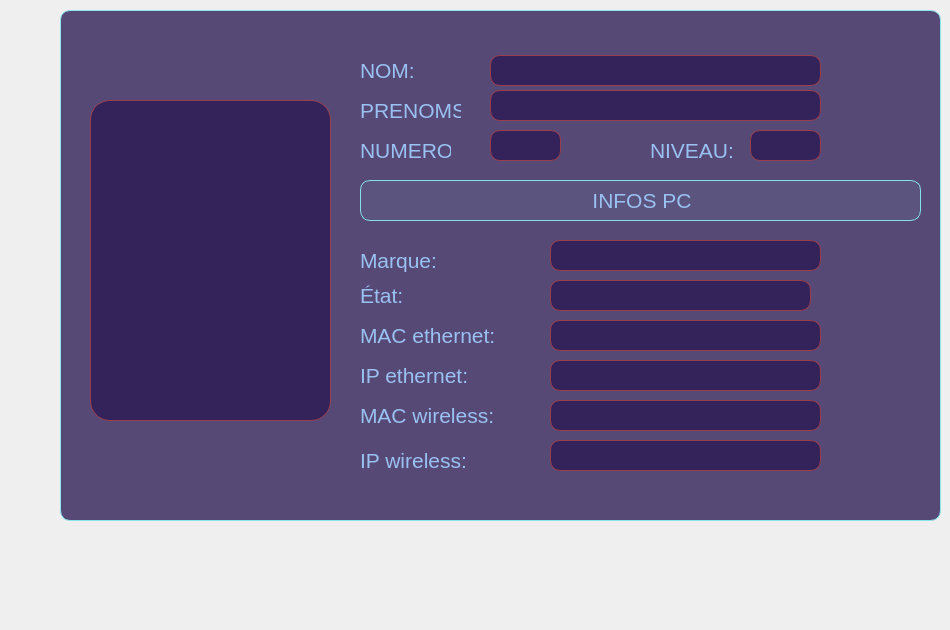
    <widget class="QWidget" name="page">
     <widget class="QFrame" name="frame_5">
      <property name="geometry">
       <rect>
        <x>60</x>
        <y>10</y>
        <width>881</width>
        <height>511</height>
       </rect>
      </property>
      <property name="styleSheet">
       <string notr="true">background-color: rgba(41, 24, 82, 196);
border-radius: 10px;
border: 1px solid rgba(137, 235, 241, 237);
/*box-shadow: 5rem 5rem 10rem 10em black;*/</string>
      </property>
      <property name="frameShape">
       <enum>QFrame::StyledPanel</enum>
      </property>
      <property name="frameShadow">
       <enum>QFrame::Raised</enum>
      </property>
      <widget class="QLabel" name="imageLabel">
       <property name="geometry">
        <rect>
         <x>30</x>
         <y>90</y>
         <width>241</width>
         <height>321</height>
        </rect>
       </property>
       <property name="sizePolicy">
        <sizepolicy hsizetype="Fixed" vsizetype="Maximum">
         <horstretch>0</horstretch>
         <verstretch>0</verstretch>
        </sizepolicy>
       </property>
       <property name="styleSheet">
        <string notr="true">/*background: url(&quot;/home/tojo/QtProjects/GestionEleves/39.jpg&quot;);*/
background-position : center;
background-repeat: no-repeat;
border-radius: 20%;
border: 1px solid rgba(191, 64, 64, 171)</string>
       </property>
       <property name="text">
        <string>&lt;html&gt;&lt;head/&gt;&lt;body&gt;&lt;/body&gt;&lt;/html&gt;</string>
       </property>
      </widget>
      <widget class="QLabel" name="label_47">
       <property name="geometry">
        <rect>
         <x>300</x>
         <y>40</y>
         <width>101</width>
         <height>41</height>
        </rect>
       </property>
       <property name="styleSheet">
        <string notr="true">font: 700 40pt &quot;Fira Code&quot;;
color: rgb(153, 193, 241);
background: none;
border:none;</string>
       </property>
       <property name="text">
        <string>&lt;html&gt;&lt;head/&gt;&lt;body&gt;&lt;p&gt;&lt;span style=&quot; font-size:16pt;&quot;&gt;NOM:&lt;/span&gt;&lt;/p&gt;&lt;/body&gt;&lt;/html&gt;</string>
       </property>
      </widget>
      <widget class="QLabel" name="label_48">
       <property name="geometry">
        <rect>
         <x>300</x>
         <y>80</y>
         <width>101</width>
         <height>41</height>
        </rect>
       </property>
       <property name="styleSheet">
        <string notr="true">font: 700 40pt &quot;Fira Code&quot;;
color: rgb(153, 193, 241);
background: none;
border:none;</string>
       </property>
       <property name="text">
        <string>&lt;html&gt;&lt;head/&gt;&lt;body&gt;&lt;p&gt;&lt;span style=&quot; font-size:16pt;&quot;&gt;PRENOMS:&lt;/span&gt;&lt;/p&gt;&lt;/body&gt;&lt;/html&gt;</string>
       </property>
      </widget>
      <widget class="QLabel" name="label_49">
       <property name="geometry">
        <rect>
         <x>300</x>
         <y>120</y>
         <width>91</width>
         <height>41</height>
        </rect>
       </property>
       <property name="styleSheet">
        <string notr="true">font: 700 40pt &quot;Fira Code&quot;;
color: rgb(153, 193, 241);
background: none;
border:none;</string>
       </property>
       <property name="text">
        <string>&lt;html&gt;&lt;head/&gt;&lt;body&gt;&lt;p&gt;&lt;span style=&quot; font-size:16pt;&quot;&gt;NUMERO:&lt;/span&gt;&lt;/p&gt;&lt;/body&gt;&lt;/html&gt;</string>
       </property>
      </widget>
      <widget class="QLabel" name="label_50">
       <property name="geometry">
        <rect>
         <x>300</x>
         <y>310</y>
         <width>171</width>
         <height>31</height>
        </rect>
       </property>
       <property name="styleSheet">
        <string notr="true">font: 700 40pt &quot;Fira Code&quot;;
color: rgb(153, 193, 241);
background: none;
border:none;</string>
       </property>
       <property name="text">
        <string>&lt;html&gt;&lt;head/&gt;&lt;body&gt;&lt;p&gt;&lt;span style=&quot; font-size:16pt;&quot;&gt;MAC ethernet:&lt;/span&gt;&lt;/p&gt;&lt;/body&gt;&lt;/html&gt;</string>
       </property>
      </widget>
      <widget class="QLabel" name="label_51">
       <property name="geometry">
        <rect>
         <x>300</x>
         <y>380</y>
         <width>171</width>
         <height>51</height>
        </rect>
       </property>
       <property name="styleSheet">
        <string notr="true">font: 700 40pt &quot;Fira Code&quot;;
color: rgb(153, 193, 241);
background: none;
border:none;</string>
       </property>
       <property name="text">
        <string>&lt;html&gt;&lt;head/&gt;&lt;body&gt;&lt;p&gt;&lt;span style=&quot; font-size:16pt;&quot;&gt;MAC wireless:&lt;/span&gt;&lt;/p&gt;&lt;/body&gt;&lt;/html&gt;</string>
       </property>
      </widget>
      <widget class="QLabel" name="label_52">
       <property name="geometry">
        <rect>
         <x>300</x>
         <y>350</y>
         <width>171</width>
         <height>31</height>
        </rect>
       </property>
       <property name="styleSheet">
        <string notr="true">font: 700 40pt &quot;Fira Code&quot;;
color: rgb(153, 193, 241);
background: none;
border:none;</string>
       </property>
       <property name="text">
        <string>&lt;html&gt;&lt;head/&gt;&lt;body&gt;&lt;p&gt;&lt;span style=&quot; font-size:16pt;&quot;&gt;IP ethernet:&lt;/span&gt;&lt;/p&gt;&lt;/body&gt;&lt;/html&gt;</string>
       </property>
      </widget>
      <widget class="QLabel" name="label_53">
       <property name="geometry">
        <rect>
         <x>300</x>
         <y>430</y>
         <width>171</width>
         <height>41</height>
        </rect>
       </property>
       <property name="styleSheet">
        <string notr="true">font: 700 40pt &quot;Fira Code&quot;;
color: rgb(153, 193, 241);
background: none;
border:none;</string>
       </property>
       <property name="text">
        <string>&lt;html&gt;&lt;head/&gt;&lt;body&gt;&lt;p&gt;&lt;span style=&quot; font-size:16pt;&quot;&gt;IP wireless:&lt;/span&gt;&lt;/p&gt;&lt;/body&gt;&lt;/html&gt;</string>
       </property>
      </widget>
      <widget class="QLabel" name="label_54">
       <property name="geometry">
        <rect>
         <x>300</x>
         <y>170</y>
         <width>561</width>
         <height>41</height>
        </rect>
       </property>
       <property name="styleSheet">
        <string notr="true">font: 700 40pt &quot;Fira Code&quot;;
color: rgb(153, 193, 241);
background: none;
background-color: rgba(137, 235, 241, 17);
border:1px solid rgba(137, 235, 241, 237);</string>
       </property>
       <property name="text">
        <string>&lt;html&gt;&lt;head/&gt;&lt;body&gt;&lt;p align=&quot;center&quot;&gt;&lt;span style=&quot; font-size:16pt;&quot;&gt;INFOS PC&lt;/span&gt;&lt;/p&gt;&lt;/body&gt;&lt;/html&gt;</string>
       </property>
      </widget>
      <widget class="QLabel" name="label_55">
       <property name="geometry">
        <rect>
         <x>300</x>
         <y>230</y>
         <width>91</width>
         <height>41</height>
        </rect>
       </property>
       <property name="styleSheet">
        <string notr="true">font: 700 40pt &quot;Fira Code&quot;;
color: rgb(153, 193, 241);
background: none;
border:none;</string>
       </property>
       <property name="text">
        <string>&lt;html&gt;&lt;head/&gt;&lt;body&gt;&lt;p&gt;&lt;span style=&quot; font-size:16pt;&quot;&gt;Marque:&lt;/span&gt;&lt;/p&gt;&lt;/body&gt;&lt;/html&gt;</string>
       </property>
      </widget>
      <widget class="QLabel" name="label_56">
       <property name="geometry">
        <rect>
         <x>300</x>
         <y>260</y>
         <width>91</width>
         <height>51</height>
        </rect>
       </property>
       <property name="styleSheet">
        <string notr="true">font: 700 40pt &quot;Fira Code&quot;;
color: rgb(153, 193, 241);
background: none;
border:none;</string>
       </property>
       <property name="text">
        <string>&lt;html&gt;&lt;head/&gt;&lt;body&gt;&lt;p&gt;&lt;span style=&quot; font-size:16pt;&quot;&gt;État:&lt;/span&gt;&lt;/p&gt;&lt;/body&gt;&lt;/html&gt;</string>
       </property>
      </widget>
      <widget class="QLineEdit" name="lineEdit_20">
       <property name="geometry">
        <rect>
         <x>430</x>
         <y>45</y>
         <width>331</width>
         <height>31</height>
        </rect>
       </property>
       <property name="styleSheet">
        <string notr="true">font: 500 18pt &quot;Fira Code&quot;;
color: rgba(245, 177, 197, 236);
background: none;
background-color: rgba(41, 24, 82, 196);
border: 1px solid rgba(191, 64, 64, 171)</string>
       </property>
      </widget>
      <widget class="QLineEdit" name="lineEdit_21">
       <property name="geometry">
        <rect>
         <x>430</x>
         <y>80</y>
         <width>331</width>
         <height>31</height>
        </rect>
       </property>
       <property name="styleSheet">
        <string notr="true">font: 500 18pt &quot;Fira Code&quot;;
color: rgba(245, 177, 197, 236);
background: none;
background-color: rgba(41, 24, 82, 196);
border: 1px solid rgba(191, 64, 64, 171)</string>
       </property>
      </widget>
      <widget class="QLineEdit" name="lineEdit_22">
       <property name="geometry">
        <rect>
         <x>430</x>
         <y>120</y>
         <width>71</width>
         <height>31</height>
        </rect>
       </property>
       <property name="styleSheet">
        <string notr="true">font: 500 18pt &quot;Fira Code&quot;;
color: rgba(245, 177, 197, 236);
background: none;
background-color: rgba(41, 24, 82, 196);
border: 1px solid rgba(191, 64, 64, 171)</string>
       </property>
      </widget>
      <widget class="QLineEdit" name="lineEdit_23">
       <property name="geometry">
        <rect>
         <x>490</x>
         <y>230</y>
         <width>271</width>
         <height>31</height>
        </rect>
       </property>
       <property name="styleSheet">
        <string notr="true">font: 500 18pt &quot;Fira Code&quot;;
color: rgba(245, 177, 197, 236);
background: none;
background-color: rgba(41, 24, 82, 196);
border: 1px solid rgba(191, 64, 64, 171)</string>
       </property>
      </widget>
      <widget class="QLineEdit" name="lineEdit_24">
       <property name="geometry">
        <rect>
         <x>490</x>
         <y>270</y>
         <width>261</width>
         <height>31</height>
        </rect>
       </property>
       <property name="styleSheet">
        <string notr="true">font: 500 18pt &quot;Fira Code&quot;;
color: rgba(245, 177, 197, 236);
background: none;
background-color: rgba(41, 24, 82, 196);
border: 1px solid rgba(191, 64, 64, 171)</string>
       </property>
      </widget>
      <widget class="QLineEdit" name="lineEdit_25">
       <property name="geometry">
        <rect>
         <x>490</x>
         <y>310</y>
         <width>271</width>
         <height>31</height>
        </rect>
       </property>
       <property name="styleSheet">
        <string notr="true">font: 500 18pt &quot;Fira Code&quot;;
color: rgba(245, 177, 197, 236);
background: none;
background-color: rgba(41, 24, 82, 196);
border: 1px solid rgba(191, 64, 64, 171)</string>
       </property>
      </widget>
      <widget class="QLineEdit" name="lineEdit_26">
       <property name="geometry">
        <rect>
         <x>490</x>
         <y>390</y>
         <width>271</width>
         <height>31</height>
        </rect>
       </property>
       <property name="styleSheet">
        <string notr="true">font: 500 18pt &quot;Fira Code&quot;;
color: rgba(245, 177, 197, 236);
background: none;
background-color: rgba(41, 24, 82, 196);
border: 1px solid rgba(191, 64, 64, 171)</string>
       </property>
      </widget>
      <widget class="QLineEdit" name="lineEdit_27">
       <property name="geometry">
        <rect>
         <x>490</x>
         <y>350</y>
         <width>271</width>
         <height>31</height>
        </rect>
       </property>
       <property name="styleSheet">
        <string notr="true">font: 500 18pt &quot;Fira Code&quot;;
color: rgba(245, 177, 197, 236);
background: none;
background-color: rgba(41, 24, 82, 196);
border: 1px solid rgba(191, 64, 64, 171)</string>
       </property>
      </widget>
      <widget class="QLineEdit" name="lineEdit_28">
       <property name="geometry">
        <rect>
         <x>490</x>
         <y>430</y>
         <width>271</width>
         <height>31</height>
        </rect>
       </property>
       <property name="styleSheet">
        <string notr="true">font: 500 18pt &quot;Fira Code&quot;;
color: rgba(245, 177, 197, 236);
background: none;
background-color: rgba(41, 24, 82, 196);
border: 1px solid rgba(191, 64, 64, 171)</string>
       </property>
      </widget>
      <widget class="QLabel" name="label_57">
       <property name="geometry">
        <rect>
         <x>590</x>
         <y>120</y>
         <width>91</width>
         <height>41</height>
        </rect>
       </property>
       <property name="styleSheet">
        <string notr="true">font: 700 40pt &quot;Fira Code&quot;;
color: rgb(153, 193, 241);
background: none;
border:none;</string>
       </property>
       <property name="text">
        <string>&lt;html&gt;&lt;head/&gt;&lt;body&gt;&lt;p&gt;&lt;span style=&quot; font-size:16pt;&quot;&gt;NIVEAU:&lt;/span&gt;&lt;/p&gt;&lt;/body&gt;&lt;/html&gt;</string>
       </property>
      </widget>
      <widget class="QLineEdit" name="lineEdit_29">
       <property name="geometry">
        <rect>
         <x>690</x>
         <y>120</y>
         <width>71</width>
         <height>31</height>
        </rect>
       </property>
       <property name="styleSheet">
        <string notr="true">font: 500 18pt &quot;Fira Code&quot;;
color: rgba(245, 177, 197, 236);
background: none;
background-color: rgba(41, 24, 82, 196);
border: 1px solid rgba(191, 64, 64, 171)</string>
       </property>
      </widget>
     </widget>
     <widget class="QPushButton" name="addStudentButton">
      <property name="geometry">
       <rect>
        <x>360</x>
        <y>550</y>
        <width>81</width>
        <height>71</height>
       </rect>
      </property>
      <property name="styleSheet">
       <string notr="true">font: 70pt &quot;Cantarell&quot;;
background: none;
border-radius: 20%;</string>
      </property>
      <property name="text">
       <string/>
      </property>
     </widget>
     <widget class="QPushButton" name="deleteStudentButton">
      <property name="geometry">
       <rect>
        <x>500</x>
        <y>550</y>
        <width>81</width>
        <height>71</height>
       </rect>
      </property>
      <property name="styleSheet">
       <string notr="true">background: none;
font: 70pt &quot;Cantarell&quot;;
background: none;
border-radius: 20%;</string>
      </property>
      <property name="text">
       <string/>
      </property>
     </widget>
    </widget>
